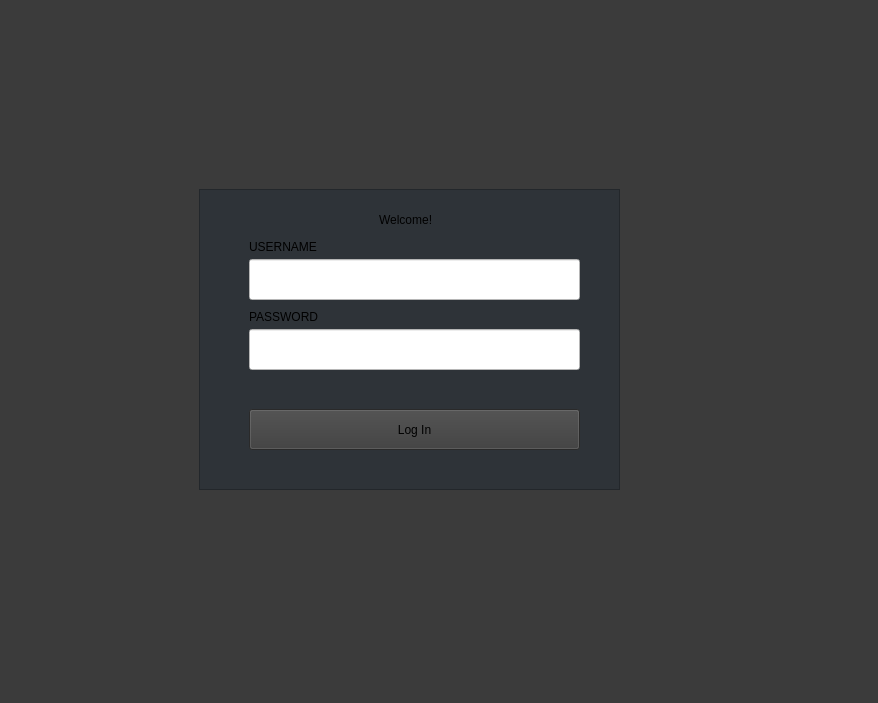
<?xml version="1.0" encoding="UTF-8"?>
<ui version="4.0">
 <class>MainWindow</class>
 <widget class="QMainWindow" name="MainWindow">
  <property name="geometry">
   <rect>
    <x>0</x>
    <y>0</y>
    <width>878</width>
    <height>703</height>
   </rect>
  </property>
  <property name="windowTitle">
   <string>MainWindow</string>
  </property>
  <property name="autoFillBackground">
   <bool>false</bool>
  </property>
  <property name="styleSheet">
   <string notr="true">background-color: rgb(59, 59, 59)</string>
  </property>
  <widget class="QWidget" name="centralwidget">
   <widget class="QStackedWidget" name="stackedWidget">
    <property name="geometry">
     <rect>
      <x>-1</x>
      <y>-1</y>
      <width>801</width>
      <height>661</height>
     </rect>
    </property>
    <widget class="QWidget" name="loginPage">
     <widget class="QFrame" name="loginframe">
      <property name="geometry">
       <rect>
        <x>200</x>
        <y>190</y>
        <width>421</width>
        <height>301</height>
       </rect>
      </property>
      <property name="styleSheet">
       <string notr="true">
QFrame#loginframe {
    background-color: #2e3338;
    padding: 20px;
}
</string>
      </property>
      <property name="frameShape">
       <enum>QFrame::Shape::StyledPanel</enum>
      </property>
      <property name="frameShadow">
       <enum>QFrame::Shadow::Raised</enum>
      </property>
      <widget class="QLabel" name="welcome_text">
       <property name="geometry">
        <rect>
         <x>180</x>
         <y>10</y>
         <width>91</width>
         <height>41</height>
        </rect>
       </property>
       <property name="styleSheet">
        <string notr="true">background-color: rgb(46, 51, 56)</string>
       </property>
       <property name="text">
        <string>Welcome!</string>
       </property>
      </widget>
      <widget class="QLineEdit" name="userinput">
       <property name="geometry">
        <rect>
         <x>50</x>
         <y>70</y>
         <width>331</width>
         <height>41</height>
        </rect>
       </property>
       <property name="styleSheet">
        <string notr="true">background-color: rgb(255, 255, 255)</string>
       </property>
      </widget>
      <widget class="QLineEdit" name="passinput">
       <property name="geometry">
        <rect>
         <x>50</x>
         <y>140</y>
         <width>331</width>
         <height>41</height>
        </rect>
       </property>
       <property name="styleSheet">
        <string notr="true">background-color: rgb(255, 255, 255)</string>
       </property>
       <property name="echoMode">
        <enum>QLineEdit::EchoMode::Password</enum>
       </property>
      </widget>
      <widget class="QPushButton" name="btnLogin">
       <property name="geometry">
        <rect>
         <x>50</x>
         <y>220</y>
         <width>331</width>
         <height>41</height>
        </rect>
       </property>
       <property name="text">
        <string>Log In</string>
       </property>
      </widget>
      <widget class="QLabel" name="username_text">
       <property name="geometry">
        <rect>
         <x>50</x>
         <y>50</y>
         <width>91</width>
         <height>16</height>
        </rect>
       </property>
       <property name="styleSheet">
        <string notr="true">background-color: rgb(46, 51, 56)</string>
       </property>
       <property name="text">
        <string>USERNAME</string>
       </property>
      </widget>
      <widget class="QLabel" name="password_text">
       <property name="geometry">
        <rect>
         <x>50</x>
         <y>120</y>
         <width>91</width>
         <height>16</height>
        </rect>
       </property>
       <property name="styleSheet">
        <string notr="true">background-color: rgb(46, 51, 56)</string>
       </property>
       <property name="text">
        <string>PASSWORD</string>
       </property>
      </widget>
     </widget>
    </widget>
    <widget class="QWidget" name="users_menu">
     <widget class="QGraphicsView" name="usMap">
      <property name="geometry">
       <rect>
        <x>20</x>
        <y>70</y>
        <width>771</width>
        <height>471</height>
       </rect>
      </property>
     </widget>
     <widget class="QTextBrowser" name="textBrowser">
      <property name="geometry">
       <rect>
        <x>20</x>
        <y>561</y>
        <width>771</width>
        <height>71</height>
       </rect>
      </property>
     </widget>
     <widget class="QLabel" name="welcomeUsers">
      <property name="geometry">
       <rect>
        <x>30</x>
        <y>40</y>
        <width>111</width>
        <height>21</height>
       </rect>
      </property>
      <property name="text">
       <string>Welcome</string>
      </property>
     </widget>
     <widget class="QPushButton" name="logoutBtn1">
      <property name="geometry">
       <rect>
        <x>710</x>
        <y>40</y>
        <width>80</width>
        <height>24</height>
       </rect>
      </property>
      <property name="text">
       <string>Logout</string>
      </property>
     </widget>
    </widget>
    <widget class="QWidget" name="admin_menu">
     <widget class="QPushButton" name="usersMenuBtn">
      <property name="geometry">
       <rect>
        <x>140</x>
        <y>90</y>
        <width>111</width>
        <height>31</height>
       </rect>
      </property>
      <property name="text">
       <string>Plan a trip!</string>
      </property>
     </widget>
     <widget class="QPushButton" name="editBtn">
      <property name="geometry">
       <rect>
        <x>260</x>
        <y>90</y>
        <width>111</width>
        <height>31</height>
       </rect>
      </property>
      <property name="text">
       <string>Edit Info</string>
      </property>
     </widget>
     <widget class="QLabel" name="welcomeAdmin">
      <property name="geometry">
       <rect>
        <x>140</x>
        <y>60</y>
        <width>101</width>
        <height>21</height>
       </rect>
      </property>
      <property name="text">
       <string>Welcome admin!</string>
      </property>
     </widget>
     <widget class="QPushButton" name="logoutBtn2">
      <property name="geometry">
       <rect>
        <x>140</x>
        <y>130</y>
        <width>111</width>
        <height>31</height>
       </rect>
      </property>
      <property name="text">
       <string>Logout</string>
      </property>
     </widget>
    </widget>
    <widget class="QWidget" name="editInfo_menu">
     <widget class="QPushButton" name="goBackBtn">
      <property name="geometry">
       <rect>
        <x>60</x>
        <y>40</y>
        <width>80</width>
        <height>24</height>
       </rect>
      </property>
      <property name="text">
       <string>Back</string>
      </property>
     </widget>
     <widget class="QPushButton" name="logoutBtn3">
      <property name="geometry">
       <rect>
        <x>150</x>
        <y>40</y>
        <width>80</width>
        <height>24</height>
       </rect>
      </property>
      <property name="text">
       <string>Logout</string>
      </property>
     </widget>
    </widget>
   </widget>
  </widget>
 </widget>
 <resources/>
 <connections/>
</ui>
